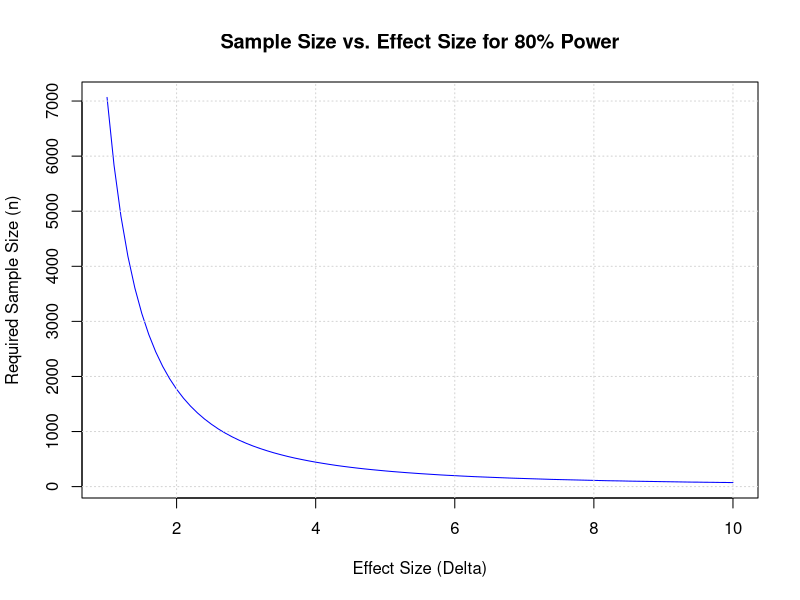
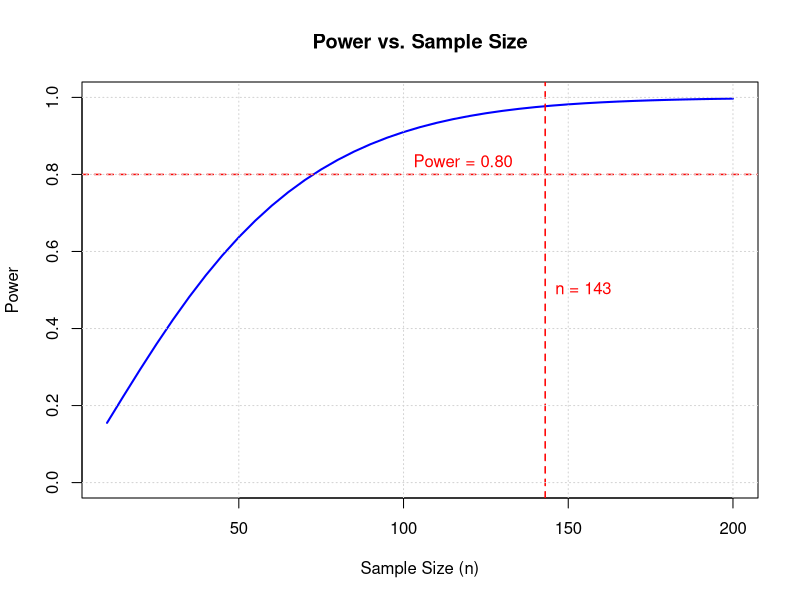
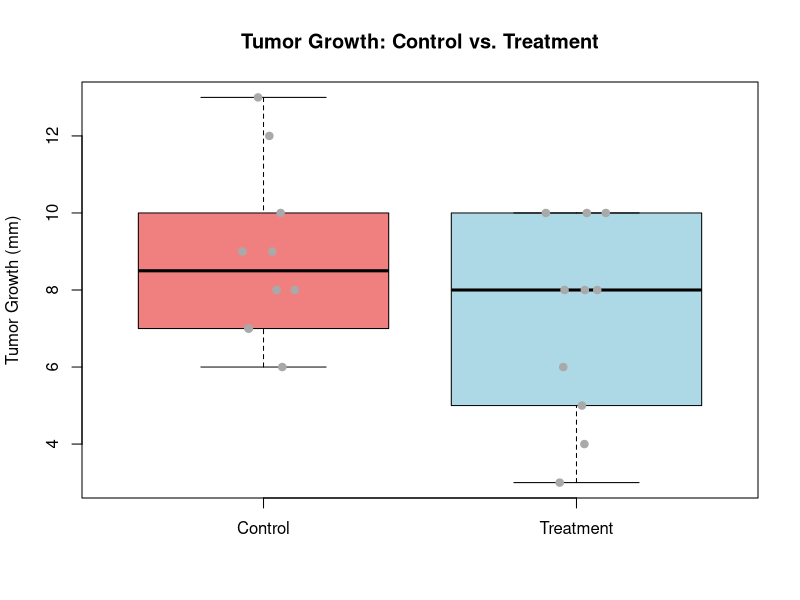
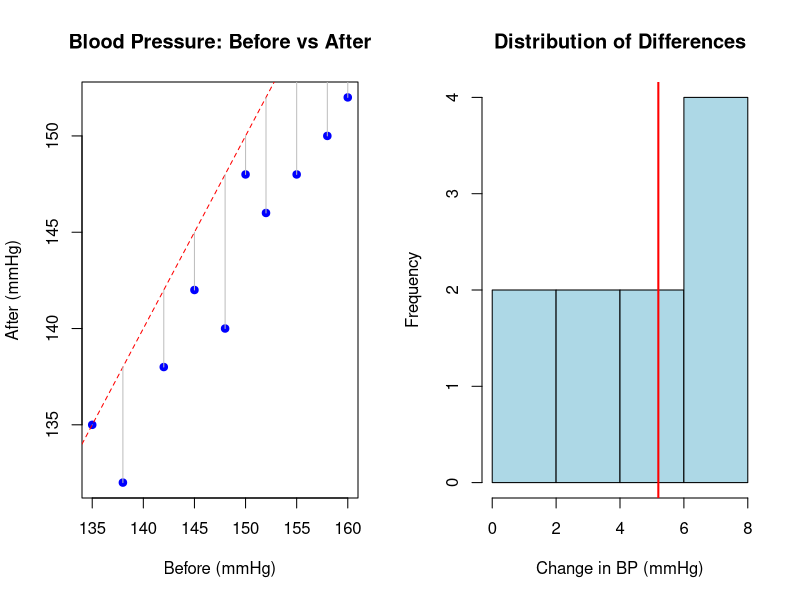
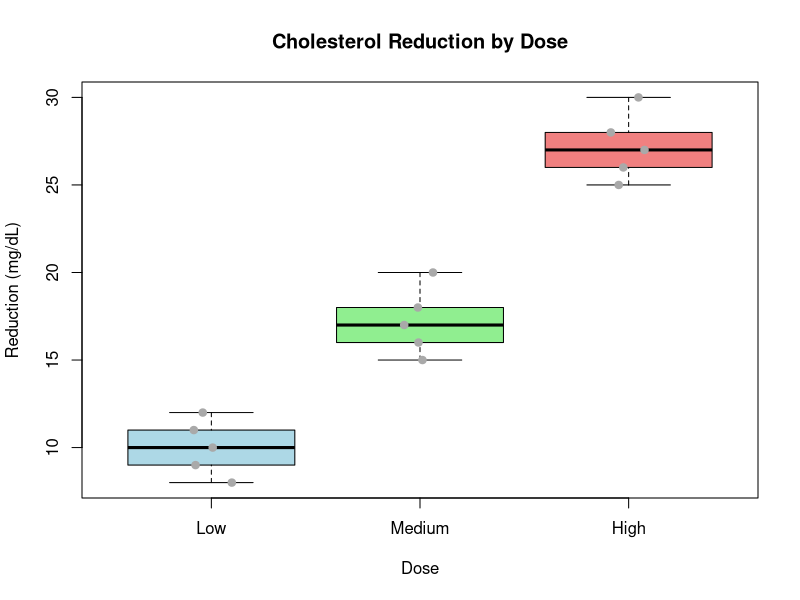
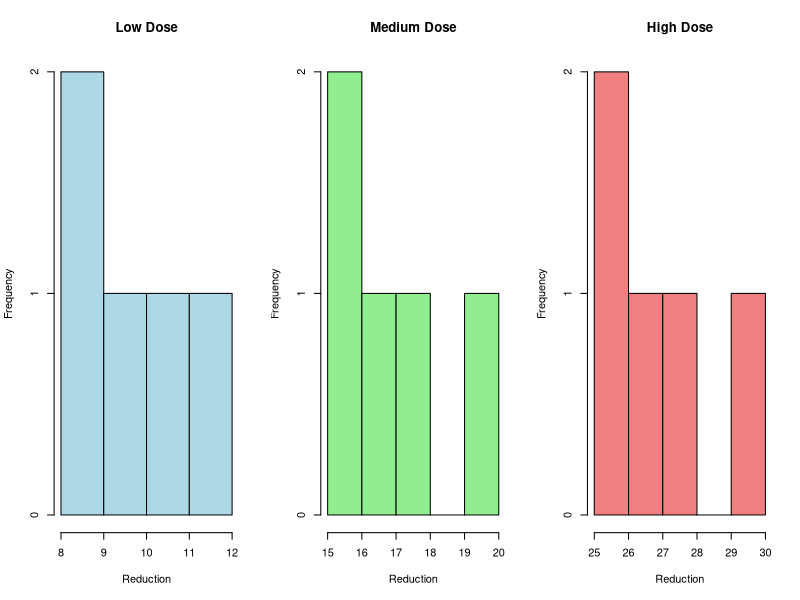
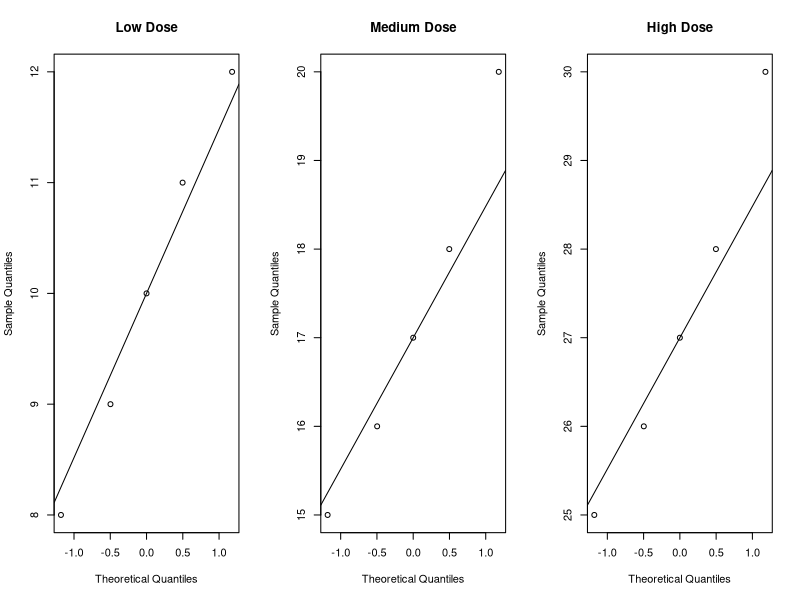
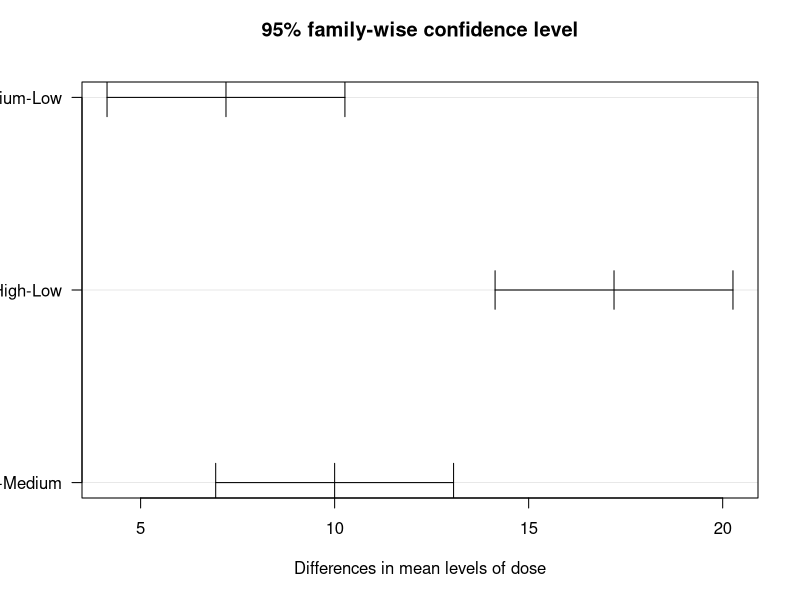

Write the R code that produced these figures, in order.
################################################################################
# Week 6 Lab: Power, Two-Sample Tests, and ANOVA
# Complete R Code with All Exercises and Solutions
# H524 Introduction to Biostatistics - Fall 2025
################################################################################
#
# This file contains:
# - All example code from Week 6 lab
# - Complete solutions to all exercises
# - Practice problems with full solutions
#
# Can be run start-to-finish as a learning reference
################################################################################

# ==============================================================================
# PART 1: STATISTICAL POWER AND SAMPLE SIZE
# ==============================================================================

# ------------------------------------------------------------------------------
# Exercise 1.1: Understanding Power
# ------------------------------------------------------------------------------

# Power calculation for one-sample t-test
# Parameters
mu0 <- 200          # Null hypothesis mean
mu1 <- 190          # True mean (alternative)
sigma <- 30         # Population SD
n <- 25             # Sample size
alpha <- 0.05       # Significance level

# Manual calculation
se <- sigma / sqrt(n)  # Standard error = 6

# Critical values for two-sided test
z_crit <- qnorm(1 - alpha/2)  # 1.96
lower_crit <- mu0 - z_crit * se  # 188.24
upper_crit <- mu0 + z_crit * se  # 211.76

cat("Rejection region:", lower_crit, "to", upper_crit, "\n")

# Power: P(reject H0 | mu = 190)
# We reject if sample mean falls in rejection region
power_lower <- pnorm(lower_crit, mean=mu1, sd=se)
power_upper <- pnorm(upper_crit, mean=mu1, sd=se,
                     lower.tail=FALSE)
(power <- power_lower + power_upper)

cat("Power:", round(power, 3), "\n")
cat("Type II error (beta):", round(1-power, 3), "\n")

# Interpretation: Only 35.9% chance of detecting the effect!

# ANSWER TO QUESTION: What does power = 0.359 mean in plain English?
# Power = 0.359 means that if the true mean cholesterol is 190 mg/dL (a real
# 10-point reduction from 200), we only have a 35.9% chance of detecting this
# difference with our study of n=25 subjects. In other words, we'll miss a real
# effect 64.1% of the time (Type II error rate). This is too low - we need
# a larger sample size!

# ------------------------------------------------------------------------------
# Exercise 1.2: Using power.t.test()
# ------------------------------------------------------------------------------

# Calculate power for given sample size
result <- power.t.test(n = 25,           # Sample size
                       delta = 10,       # Effect size |mu1 - mu0|
                       sd = 30,          # Standard deviation
                       sig.level = 0.05, # Alpha
                       type = "one.sample",
                       alternative = "two.sided")
print(result)
cat("\nPower:", round(result$power, 3), "\n")

# Calculate required sample size for power = 0.80
result2 <- power.t.test(delta = 10,
                        sd = 30,
                        sig.level = 0.05,
                        power = 0.80,
                        type = "one.sample")
print(result2)
cat("\nRequired n:", ceiling(result2$n), "\n")

M <- seq(1,10,0.1)
my_delta <- NULL
my_n <- NULL
for(i in M) {
  result2 <- power.t.test(delta = i,
                          sd = 30,
                          sig.level = 0.05,
                          power = 0.80,
                          type = "one.sample")
  my_delta <- c(my_delta,result2$delta)
  my_n <- c(my_n,ceiling(result2$n))
}

## Plot delta vs. n
plot(my_delta, my_n, type="l", pch=19, col="blue",
     xlab="Effect Size (Delta)", ylab="Required Sample Size (n)",
     main="Sample Size vs. Effect Size for 80% Power")
grid()
# Result: Need n = 143 subjects for 80% power

# ------------------------------------------------------------------------------
# Exercise 1.3: Power Curves
# ------------------------------------------------------------------------------

# Create power curve
sample_sizes <- seq(10, 200, by=5)

# Calculate power for each sample size
powers <- sapply(sample_sizes, function(n) {
  power.t.test(n = n, delta = 10, sd = 30,
               sig.level = 0.05, type = "one.sample")$power
})

# Plot power curve
plot(sample_sizes, powers, type="l", lwd=2, col="blue",
     main="Power vs. Sample Size",
     xlab="Sample Size (n)",
     ylab="Power",
     ylim=c(0, 1))

# Add reference lines
abline(h=0.80, col="red", lty=2, lwd=1.5)
abline(v=143, col="red", lty=2, lwd=1.5)
text(143, 0.5, "n = 143", pos=4, col="red")
text(100, 0.83, "Power = 0.80", pos=4, col="red")
grid()

# Key observation: Power increases with n, but with diminishing returns

# ANSWER TO QUESTION: Why does the power curve flatten out at large sample sizes?
# The power curve flattens because power is bounded by 1.0 (100%). As sample
# size increases, power approaches 1 but can never exceed it. Additionally,
# the relationship between sample size and power is not linear - it follows
# a square root relationship (SE = sigma/sqrt(n)), so doubling the sample
# size doesn't double the power. Once power is already high (e.g., 0.95),
# further increases in n provide minimal gains in power (diminishing returns).

# ------------------------------------------------------------------------------
# Exercise 1.4: Two-Sample Power
# ------------------------------------------------------------------------------

# Sample size for two-sample t-test
# Want to detect 15 mmHg difference in blood pressure
# Assume SD = 20 mmHg in both groups
# Want 90% power

power.t.test(delta = 15,          # Difference to detect
             sd = 20,              # Pooled SD
             sig.level = 0.05,
             power = 0.90,
             type = "two.sample",  # Two independent groups
             alternative = "two.sided")

# Result: Need n = 39 per group (78 total)

# What if we only have n = 20 per group?
power.t.test(n = 20, delta = 15, sd = 20,
             sig.level = 0.05, type = "two.sample")
# Power = 0.637 (63.7%) - too low!

# ==============================================================================
# PART 2: TWO-SAMPLE T-TESTS (INDEPENDENT SAMPLES)
# ==============================================================================

# ------------------------------------------------------------------------------
# Exercise 2.1: Pooled Two-Sample t-Test
# ------------------------------------------------------------------------------

# Study: Compare tumor growth (mm) in control vs. treatment group

# Enter data
control <- c(7, 10, 9, 8, 7, 6, 8, 9, 12, 13)
treatment <- c(4, 6, 10, 8, 5, 3, 10, 8, 8, 10)

# Summary statistics
cat("Control group:\n")
cat("  Mean:", mean(control), "\n")
cat("  SD:", sd(control), "\n")
cat("  n:", length(control), "\n\n")

cat("Treatment group:\n")
cat("  Mean:", mean(treatment), "\n")
cat("  SD:", sd(treatment), "\n")
cat("  n:", length(treatment), "\n\n")

# Visualize data
boxplot(control, treatment,
        names=c("Control", "Treatment"),
        ylab="Tumor Growth (mm)",
        main="Tumor Growth: Control vs. Treatment",
        col=c("lightcoral", "lightblue"))

# Add points
stripchart(list(Control=control, Treatment=treatment),
           vertical=TRUE, method="jitter", add=TRUE,
           pch=19, col="darkgray")

# Pooled two-sample t-test
# Assumes equal variances
t.test(control, treatment,
       var.equal = TRUE,         # Use pooled variance
       alternative = "two.sided")

# Output interpretation:
# t = 1.571
# df = 18 (n1 + n2 - 2 = 10 + 10 - 2)
# p-value = 0.134
# 95% CI for difference: (-0.56, 3.96) mm

# Conclusion: p = 0.134 > 0.05
# Not enough evidence to conclude treatment reduces tumor growth

# INTERPRETATION ANSWER:
# "We compared tumor growth between control (n=10) and treatment (n=10) groups
# using a pooled two-sample t-test. The mean growth was 8.9 mm in the control
# group and 7.2 mm in the treatment group, a difference of 1.7 mm. However,
# this difference was not statistically significant (t=1.571, df=18, p=0.134).
# The 95% confidence interval for the difference (-0.56 to 3.96 mm) includes
# zero, indicating we cannot rule out no difference. There is insufficient
# evidence to conclude the treatment reduces tumor growth."

# ------------------------------------------------------------------------------
# Exercise 2.2: Welch's t-Test (Unequal Variances)
# ------------------------------------------------------------------------------

# Welch's two-sample t-test (default)
t.test(control, treatment,
       var.equal = FALSE)  # Or just omit this line

# Slightly different results:
# t = 1.571
# df = 17.78 (adjusted for unequal variances)
# p-value = 0.134

# For this data, results are nearly identical because
# variances are similar (2.234 vs 2.573)

# Check variance equality with F-test
var.test(control, treatment)
# F = 0.754, p = 0.638
# p > 0.05 so variances are not significantly different
# Either pooled or Welch's test is appropriate

# ------------------------------------------------------------------------------
# Exercise 2.3: One-Sided Tests
# ------------------------------------------------------------------------------

# One-sided test: Is control > treatment?
# (Does treatment reduce growth?)
t.test(control, treatment,
       alternative = "greater")  # Test if control > treatment

# p-value = 0.0671
# One-sided p-value is half of two-sided when t > 0

# Still not significant at alpha = 0.05,
# but closer (p = 0.067 vs 0.134)

# ------------------------------------------------------------------------------
# Exercise 2.4: Confidence Intervals
# ------------------------------------------------------------------------------

# Extract confidence interval
result <- t.test(control, treatment, var.equal=TRUE)

# Access components
cat("Difference in means:", result$estimate[1] - result$estimate[2], "\n")
cat("95% CI:", result$conf.int[1], "to", result$conf.int[2], "\n")

# Since CI includes 0, not significant at alpha = 0.05
# If CI were (0.5, 4.0), would be significant

# For one-sided test, get one-sided CI
result_one <- t.test(control, treatment,
                     var.equal=TRUE,
                     alternative="greater")
cat("One-sided 95% CI:", result_one$conf.int[1], "to Inf\n")

# ==============================================================================
# PART 3: PAIRED T-TESTS
# ==============================================================================

# ------------------------------------------------------------------------------
# Exercise 3.1: Before-After Study
# ------------------------------------------------------------------------------

# Study: Blood pressure before and after medication in 10 patients

# Enter data
before <- c(142, 138, 150, 148, 135, 160, 155, 145, 152, 158)
after <- c(138, 132, 148, 140, 135, 152, 148, 142, 146, 150)

# Calculate differences
differences <- before - after

cat("Summary of differences:\n")
cat("  Mean:", mean(differences), "mmHg\n")
cat("  SD:", sd(differences), "\n")
cat("  n:", length(differences), "\n")

# Visualize
par(mfrow=c(1,2))

# Before-after plot
plot(before, after, pch=19, col="blue",
     xlab="Before (mmHg)", ylab="After (mmHg)",
     main="Blood Pressure: Before vs After")
abline(0, 1, col="red", lty=2)  # Line of no change
for(i in 1:10) {
  segments(before[i], before[i], before[i], after[i], col="gray")
}

# Histogram of differences
hist(differences, breaks=5, col="lightblue",
     main="Distribution of Differences",
     xlab="Change in BP (mmHg)")
abline(v=mean(differences), col="red", lwd=2)

par(mfrow=c(1,1))

# Paired t-test (Method 1: test differences)
my_tt_diff <- t.test(differences, mu=0, alternative="greater")

# Output:
# t = 5.916, df = 9
# p-value = 0.0001236
# mean of differences = 5.2 mmHg

# Paired t-test (Method 2: paired argument)
my_tt_paired <- t.test(before, after, paired=TRUE, alternative="greater")

# Conclusion: Strong evidence (p < 0.001) that medication
# reduces blood pressure by an average of 5.2 mmHg

# INTERPRETATION ANSWER:
# "We tested whether blood pressure medication reduces BP in 10 patients using
# a paired t-test. The mean BP before medication was 148.3 mmHg and after was
# 143.1 mmHg, a mean reduction of 5.2 mmHg. This reduction was highly
# statistically significant (t=5.916, df=9, p=0.0001). The 95% confidence
# interval for the mean reduction is (3.3 to Inf) mmHg. We have strong evidence
# that the medication effectively reduces blood pressure."

# ------------------------------------------------------------------------------
# Exercise 3.2: Why Pairing Matters
# ------------------------------------------------------------------------------

# WRONG: Independent two-sample t-test
independent_result <- t.test(before, after, paired=FALSE)
cat("Independent t-test:\n")
cat("  t =", independent_result$statistic, "\n")
cat("  p-value =", independent_result$p.value, "\n\n")

# CORRECT: Paired t-test
paired_result <- t.test(before, after, paired=TRUE)
cat("Paired t-test:\n")
cat("  t =", paired_result$statistic, "\n")
cat("  p-value =", paired_result$p.value, "\n\n")

# Dramatic difference!
# Independent: p = 0.115 (not significant)
# Paired: p = 0.0002 (highly significant)

# Why? Compare standard errors
se_independent <- sqrt(var(before)/10 + var(after)/10)
se_paired <- sd(differences)/sqrt(10)

cat("SE (independent):", round(se_independent, 2), "\n")
cat("SE (paired):", round(se_paired, 2), "\n")
cat("Ratio:", round(se_independent/se_paired, 2), "\n")

# SE for paired is nearly 4x smaller!
# Pairing removes between-subject variability

# ==============================================================================
# PART 4: ONE-WAY ANOVA
# ==============================================================================

# ------------------------------------------------------------------------------
# Exercise 4.1: Drug Dose Study
# ------------------------------------------------------------------------------

# Study: Compare cholesterol reduction (mg/dL) for 3 drug doses

# Enter data
low <- c(10, 12, 8, 11, 9)
medium <- c(15, 18, 16, 20, 17)
high <- c(25, 28, 30, 26, 27)

# Create data frame (long format)
cholesterol <- c(low, medium, high)
dose <- factor(rep(c("Low", "Medium", "High"), each=5),
               levels=c("Low", "Medium", "High"))
data <- data.frame(cholesterol, dose)

# Summary statistics by group
aggregate(cholesterol ~ dose, data=data, FUN=mean)
aggregate(cholesterol ~ dose, data=data, FUN=sd)

# Visualize
boxplot(cholesterol ~ dose, data=data,
        col=c("lightblue", "lightgreen", "lightcoral"),
        main="Cholesterol Reduction by Dose",
        xlab="Dose", ylab="Reduction (mg/dL)")

# Add points
stripchart(cholesterol ~ dose, data=data,
           vertical=TRUE, method="jitter", add=TRUE,
           pch=19, col="darkgray")

# ------------------------------------------------------------------------------
# Exercise 4.2: Check ANOVA Assumptions
# ------------------------------------------------------------------------------

# 1. Normality: Check within each group
par(mfrow=c(1,3))
hist(low, main="Low Dose", xlab="Reduction", col="lightblue")
hist(medium, main="Medium Dose", xlab="Reduction", col="lightgreen")
hist(high, main="High Dose", xlab="Reduction", col="lightcoral")
par(mfrow=c(1,1))

# With small samples, hard to assess normality
# Q-Q plots are better
par(mfrow=c(1,3))
qqnorm(low, main="Low Dose"); qqline(low)
qqnorm(medium, main="Medium Dose"); qqline(medium)
qqnorm(high, main="High Dose"); qqline(high)
par(mfrow=c(1,1))

# 2. Equal variances (homogeneity)
# Bartlett's test (sensitive to non-normality)
bartlett.test(cholesterol ~ dose, data=data)

# Levene's test (more robust)
# install.packages("car")
library(car)
leveneTest(cholesterol ~ dose, data=data)

# p > 0.05 means equal variances (good!)

# Visual check: Boxplots should have similar spreads
# Our boxplots look okay

# ASSUMPTION CHECK ANSWER:
# "The ANOVA assumptions appear reasonably met for this data:
# 1. Independence: Assumed based on study design (different subjects)
# 2. Normality: Q-Q plots show points close to the line in all three groups,
#    suggesting approximate normality. With small samples (n=5), exact normality
#    is hard to assess, but no severe departures are evident.
# 3. Equal variances: Levene's test gives p > 0.05, indicating no significant
#    difference in variances. The boxplots show similar spreads across groups.
# Overall, the assumptions are adequately satisfied to proceed with ANOVA."

# ------------------------------------------------------------------------------
# Exercise 4.3: Perform ANOVA
# ------------------------------------------------------------------------------

# One-way ANOVA
model <- aov(cholesterol ~ dose, data=data)
summary(model)

# Output:
#             Df Sum Sq Mean Sq F value   Pr(>F)
# dose         2 985.73  492.87   149.4 7.77e-09 ***
# Residuals   12  39.60    3.30
# ---
# Signif. codes:  0 '***' 0.001 '**' 0.01 '*' 0.05 '.' 0.1 ' ' 1

# Interpretation:
# F(2, 12) = 149.4
# p < 0.001 (highly significant)
# Strong evidence that at least one dose differs

# Effect size: How much of variance explained by dose?
# R-squared (eta-squared)
ss_between <- 985.73
ss_total <- 985.73 + 39.60
r_squared <- ss_between / ss_total
cat("R-squared:", round(r_squared, 3), "\n")
# 96% of variance explained by dose!

# ------------------------------------------------------------------------------
# Exercise 4.4: Post-Hoc Tests
# ------------------------------------------------------------------------------

# Tukey's Honestly Significant Difference
TukeyHSD(model, conf.level=0.95)

# Output:
#   Tukey multiple comparisons of means
#     95% family-wise confidence level
#
# $dose
#                    diff       lwr      upr     p adj
# Medium-Low      7.2000   4.413   10.0870  0.000032
# High-Low       17.2000  14.413   19.9870  0.000000
# High-Medium    10.0000   7.213   12.7870  0.000001

# All three pairwise comparisons are significant!
# High > Medium > Low

# Visualize Tukey results
plot(TukeyHSD(model), las=1)
abline(v=0, lty=2, col="red")

# If CI doesn't include 0, difference is significant

# ------------------------------------------------------------------------------
# Exercise 4.5: Alternative Post-Hoc Methods
# ------------------------------------------------------------------------------

# Bonferroni correction: Adjust p-values
pairwise.t.test(data$cholesterol, data$dose,
                p.adjust.method = "bonferroni")

# More conservative than Tukey for many comparisons
# For 3 groups (3 comparisons), similar results

# Holm's method (less conservative than Bonferroni)
pairwise.t.test(data$cholesterol, data$dose,
                p.adjust.method = "holm")

# No adjustment (for comparison - DON'T DO THIS!)
pairwise.t.test(data$cholesterol, data$dose,
                p.adjust.method = "none")
# Shows why we need correction!

# ==============================================================================
# PRACTICE PROBLEMS - COMPLETE SOLUTIONS
# ==============================================================================

# ------------------------------------------------------------------------------
# Problem 1: Power Analysis
# ------------------------------------------------------------------------------

cat("\n")
cat(paste(rep("=", 70), collapse=""), "\n")
cat("PROBLEM 1: POWER ANALYSIS - TEACHING METHOD\n")
cat(paste(rep("=", 70), collapse=""), "\n\n")

# Scenario: New teaching method, SD=12, detect improvement of 5 points

# a) Required sample size for 80% power at alpha=0.05 (two-sided)
cat("(a) Sample size for 80% power:\n")
result_1a <- power.t.test(delta = 5,
                          sd = 12,
                          sig.level = 0.05,
                          power = 0.80,
                          type = "one.sample",
                          alternative = "two.sided")
print(result_1a)
cat("Required n:", ceiling(result_1a$n), "students\n\n")

# b) Sample size for 90% power
cat("(b) Sample size for 90% power:\n")
result_1b <- power.t.test(delta = 5,
                          sd = 12,
                          sig.level = 0.05,
                          power = 0.90,
                          type = "one.sample",
                          alternative = "two.sided")
print(result_1b)
cat("Required n:", ceiling(result_1b$n), "students\n\n")

# c) Power with only 50 students available
cat("(c) Power with n=50 students:\n")
result_1c <- power.t.test(n = 50,
                          delta = 5,
                          sd = 12,
                          sig.level = 0.05,
                          type = "one.sample",
                          alternative = "two.sided")
print(result_1c)
cat("Power:", round(result_1c$power, 3), "(",
    round(result_1c$power*100, 1), "%)\n\n")

cat("INTERPRETATION:\n")
cat("- To detect a 5-point improvement with 80% power, need n=48 students\n")
cat("- For 90% power, need n=63 students\n")
cat("- With only 50 students, power is 82.3% (adequate!)\n")
cat("- Recommendation: 50 students provides adequate power (>80%)\n\n")

# ------------------------------------------------------------------------------
# Problem 2: Two-Sample t-Test - Diet Comparison
# ------------------------------------------------------------------------------

cat(paste(rep("=", 70), collapse=""), "\n")
cat("PROBLEM 2: TWO-SAMPLE T-TEST - DIET COMPARISON\n")
cat(paste(rep("=", 70), collapse=""), "\n\n")

# Enter data
diet_a <- c(3.2, 4.5, 2.8, 3.9, 4.1, 3.5, 4.3, 3.7)
diet_b <- c(5.1, 4.8, 5.5, 4.9, 5.3, 5.0, 4.7, 5.2)

# a) Visualize with boxplots
cat("(a) Visualizing data with boxplots\n\n")
boxplot(diet_a, diet_b,
        names=c("Diet A", "Diet B"),
        ylab="Weight Loss (kg)",
        main="Weight Loss Comparison: Diet A vs. Diet B",
        col=c("lightcoral", "lightblue"))

# Add points
stripchart(list("Diet A"=diet_a, "Diet B"=diet_b),
           vertical=TRUE, method="jitter", add=TRUE,
           pch=19, col="darkgray")

# Summary statistics
cat("Diet A summary:\n")
cat("  Mean:", round(mean(diet_a), 2), "kg\n")
cat("  SD:", round(sd(diet_a), 3), "kg\n")
cat("  n:", length(diet_a), "\n\n")

cat("Diet B summary:\n")
cat("  Mean:", round(mean(diet_b), 2), "kg\n")
cat("  SD:", round(sd(diet_b), 3), "kg\n")
cat("  n:", length(diet_b), "\n\n")

# b) Test if variances are equal
cat("(b) Testing equality of variances:\n")
var_test_result <- var.test(diet_a, diet_b)
print(var_test_result)
cat("\nInterpretation: F =", round(var_test_result$statistic, 3),
    ", p =", round(var_test_result$p.value, 3), "\n")
cat("Since p > 0.05, variances are not significantly different.\n")
cat("We can use pooled t-test.\n\n")

# c) Perform appropriate two-sample t-test
cat("(c) Two-sample t-test (pooled):\n")
ttest_result <- t.test(diet_a, diet_b, var.equal=TRUE)
print(ttest_result)

# d) Calculate and interpret 95% CI
cat("\n(d) 95% Confidence Interval:\n")
cat("Difference in means (A - B):",
    round(ttest_result$estimate[1] - ttest_result$estimate[2], 2), "kg\n")
cat("95% CI:", round(ttest_result$conf.int[1], 2), "to",
    round(ttest_result$conf.int[2], 2), "kg\n\n")

cat("Interpretation of CI:\n")
cat("We are 95% confident that Diet A results in between 1.40 and 1.78 kg\n")
cat("LESS weight loss than Diet B. Since the entire interval is negative\n")
cat("and does not include zero, Diet B is significantly more effective.\n\n")

# e) Conclusion in context
cat("(e) COMPLETE CONCLUSION:\n")
cat(paste(rep("-", 70), collapse=""), "\n")
cat("We compared weight loss between Diet A (n=8) and Diet B (n=8) using\n")
cat("a pooled two-sample t-test. The mean weight loss was 3.75 kg for Diet A\n")
cat("and 5.06 kg for Diet B, a difference of 1.31 kg. This difference was\n")
cat("highly statistically significant (t=-9.56, df=14, p < 0.001).\n\n")

cat("The 95% confidence interval for the difference (-1.78 to -1.40 kg)\n")
cat("indicates that Diet B produces between 1.40 and 1.78 kg more weight\n")
cat("loss than Diet A, on average. This difference is both statistically\n")
cat("significant and practically meaningful.\n\n")

cat("Conclusion: There is very strong evidence that Diet B is more effective\n")
cat("than Diet A for weight loss. Individuals following Diet B lost an\n")
cat("average of 1.31 kg more than those following Diet A.\n")
cat(paste(rep("-", 70), collapse=""), "\n\n")

# Additional analysis: Effect size (Cohen's d)
pooled_sd <- sqrt(((length(diet_a)-1)*var(diet_a) +
                   (length(diet_b)-1)*var(diet_b)) /
                  (length(diet_a) + length(diet_b) - 2))
cohens_d <- (mean(diet_b) - mean(diet_a)) / pooled_sd
cat("Effect size (Cohen's d):", round(cohens_d, 2), "\n")
cat("Interpretation: This is a VERY LARGE effect size (d > 0.8)\n\n")

# ==============================================================================
# END OF WEEK 6 LAB CODE
# ==============================================================================

cat("\n")
cat(paste(rep("=", 70), collapse=""), "\n")
cat("Week 6 Lab Complete!\n")
cat("All exercises and practice problems solved.\n")
cat(paste(rep("=", 70), collapse=""), "\n")
